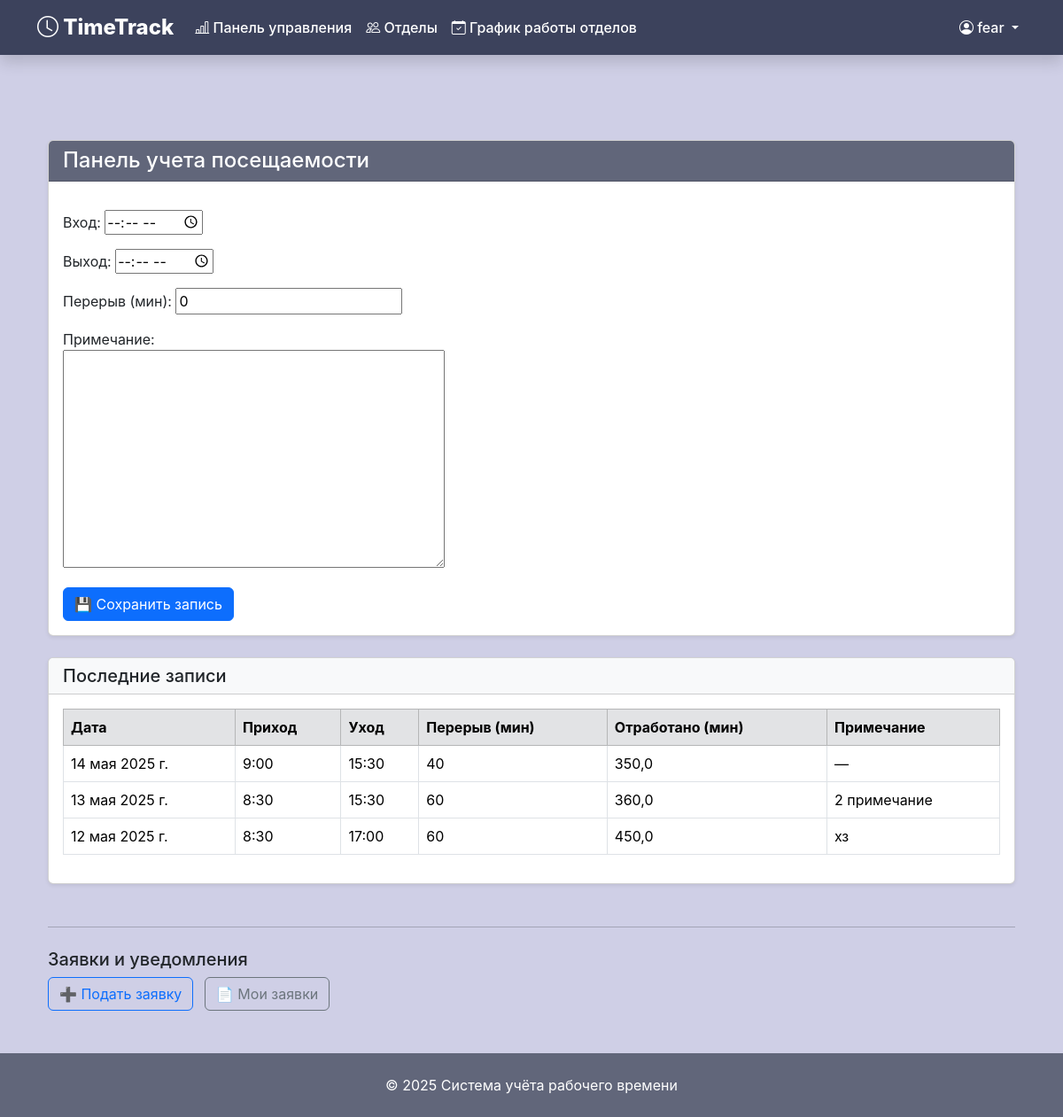
/statistics/ (signed in), run on an earlier commit of the app's database.
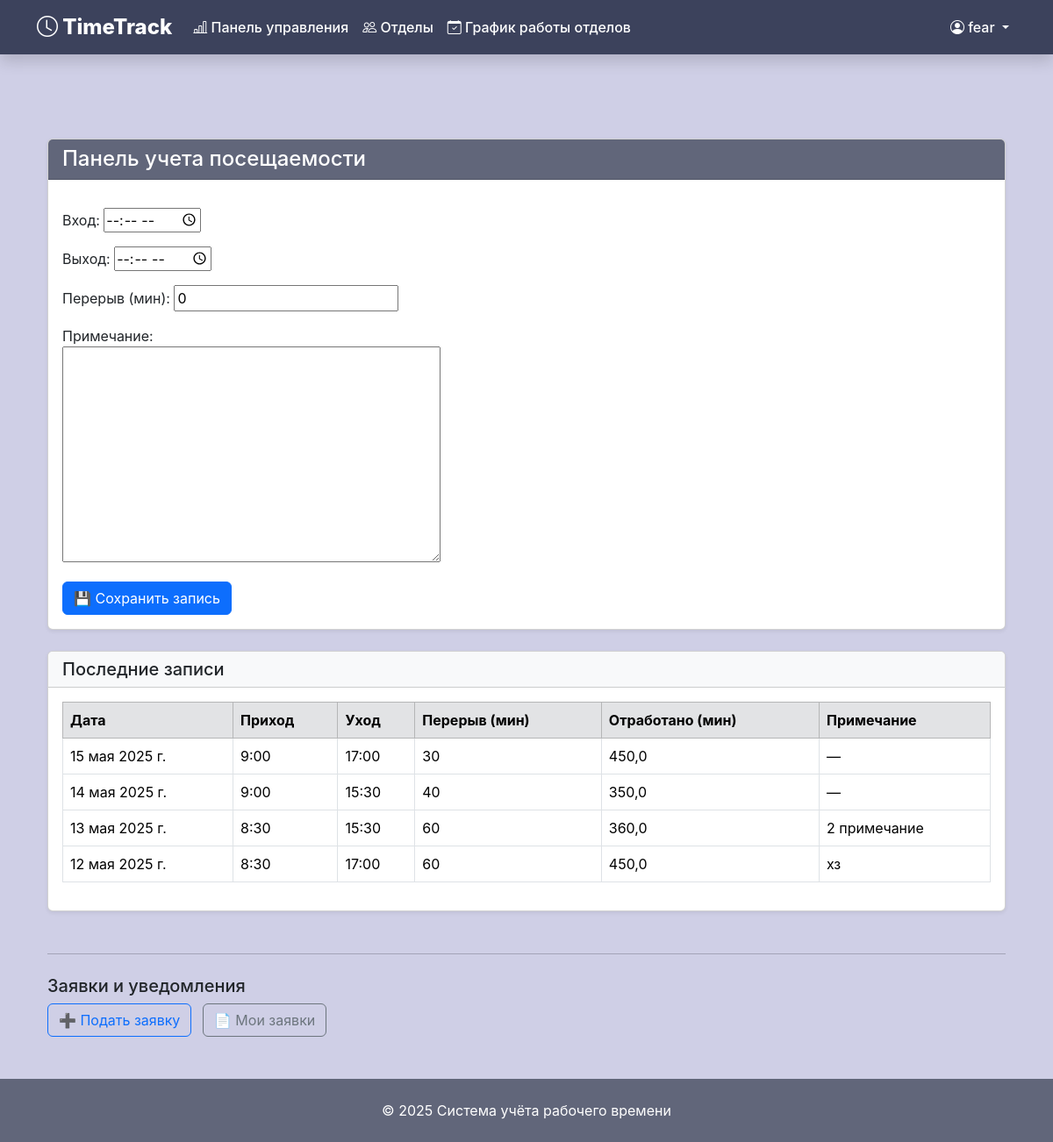
And on a later commit of the database.
### time_site/models.py (models this page shows, shortened)
class WorkLog(models.Model):
    user = models.ForeignKey(settings.AUTH_USER_MODEL, on_delete=models.CASCADE)
    date = models.DateField(default=timezone.now)
    check_in = models.TimeField(null=True, blank=True, verbose_name="Вход")
    check_out = models.TimeField(null=True, blank=True, verbose_name="Выход")
    break_minutes = models.PositiveIntegerField(default=0, verbose_name="Перерыв (мин)")
    note = models.TextField(blank=True, verbose_name="Примечание")
    @property
    def worked_time_minutes(self):
        if self.check_in and self.check_out:
            delta = datetime.combine(date.min, self.check_out) - datetime.combine(date.min, self.check_in)
            return max((delta.total_seconds() // 60) - self.break_minutes, 0)
        return 0
    class Meta:
        verbose_name = "Запись рабочего времени"
        verbose_name_plural = "Рабочие записи"
        unique_together = ['user', 'date']

### time_site/views/statistics.py (the view)
# urls.py: path('statistics/', my_statistics_view, name='my_statistics'),
@login_required
def my_statistics_view(request):
    today = now().date()
    logs = WorkLog.objects.filter(user=request.user).order_by('-date')[:30]
    if request.method == 'POST':
        form = WorkLogForm(request.POST)
        if form.is_valid():
            log, created = WorkLog.objects.get_or_create(user=request.user, date=today)
            for field in form.cleaned_data:
                setattr(log, field, form.cleaned_data[field])
            log.save()
            return redirect('my_statistics')
    else:
        form = WorkLogForm()
    return render(request, 'statistics/my_stats.html', {
        'form': form,
        'logs': logs,
        'today': today,
    })

### time_site/forms.py
class WorkLogForm(forms.ModelForm):
    class Meta:
        model = WorkLog
        fields = ['check_in', 'check_out', 'break_minutes', 'note']
        widgets = {
            'check_in': forms.TimeInput(attrs={'type': 'time'}),
            'check_out': forms.TimeInput(attrs={'type': 'time'}),
        }

### time_site/templates/statistics/my_stats.html (shortened to what this page needs)
{% extends 'base.html' %}
{% block content %}
<div class="container mt-5">
  <div class="card shadow-sm mb-4">
    <div class="card-header text-white" style="background-color: var(--secondary-color);">
      <h4 class="mb-0">Панель учета посещаемости</h4>
    </div>
    <div class="card-body">
      <form method="post">
        <div class="mb-3" style="max-width: 400px;">
          {{ form.check_in.label_tag }} {{ form.check_in }}
        </div>
        <div class="mb-3" style="max-width: 400px;">
          {{ form.check_out.label_tag }} {{ form.check_out }}
        </div>
        <div class="mb-3" style="max-width: 400px;">
          {{ form.break_minutes.label_tag }} {{ form.break_minutes }}
        </div>
        <div class="mb-3" style="max-width: 400px;">
          {{ form.note.label_tag }} {{ form.note }}
        </div>
        <button type="submit" class="btn btn-primary">
          💾 Сохранить запись
        </button>
      </form>
    </div>
  </div>
  <div class="card shadow-sm mb-5">
    <div class="card-header bg-light">
      <h5 class="mb-0">Последние записи</h5>
    </div>
    <div class="card-body">
      <div class="table-responsive">
        <table class="table table-bordered table-hover align-middle">
          <thead class="table-secondary">
            <tr>
              <th>Дата</th>
              <th>Приход</th>
              <th>Уход</th>
              <th>Перерыв (мин)</th>
              <th>Отработано (мин)</th>
              <th>Примечание</th>
            </tr>
          </thead>
          <tbody>
            {% for log in logs %}
            <tr>
              <td>{{ log.date }}</td>
              <td>{{ log.check_in|default:"—" }}</td>
              <td>{{ log.check_out|default:"—" }}</td>
              <td>{{ log.break_minutes }}</td>
              <td>{{ log.worked_time_minutes }}</td>
              <td>{{ log.note|default:"—" }}</td>
            </tr>
            {% empty %}
            <tr>
              <td colspan="6" class="text-center text-muted">Нет записей</td>
            </tr>
            {% endfor %}
          </tbody>
        </table>
      </div>
    </div>
  </div>
  <hr>
  <div class="mt-4">
    <h5>Заявки и уведомления</h5>
    <a href="{% url 'leave_form' %}" class="btn btn-outline-primary me-2">➕ Подать заявку</a>
    <a href="{% url 'leave_list' %}" class="btn btn-outline-secondary">📄 Мои заявки</a>
  </div>
</div>
{% endblock %}

What changed in the data, as far as the page shows it:
added WorkLog: date "15 мая 2025 г.", check_in "9:00", check_out "17:00", break_minutes "30", worked_time_minutes "450,0", note "—"
